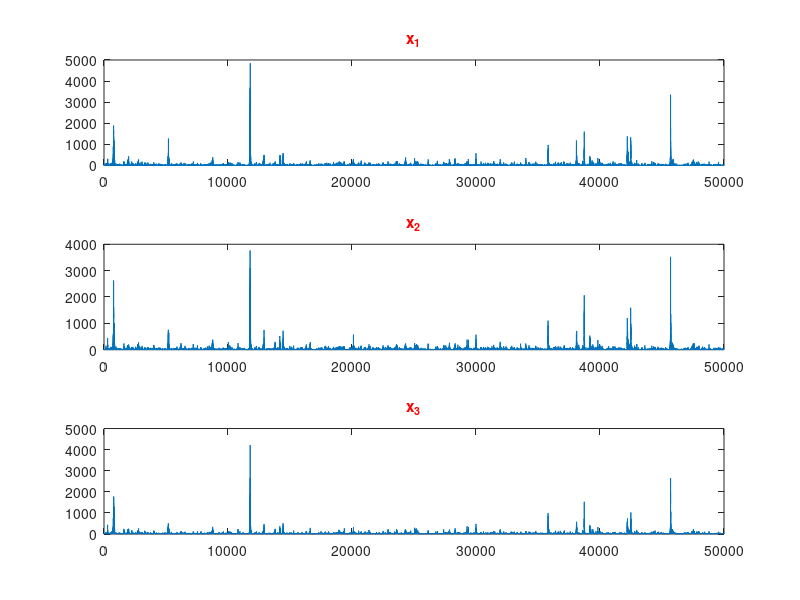

Recreate this plot in MATLAB. (Note: this script raises an error after producing the figure.)
%%%%%%%%%%%%%%%%%%%%
%%%  SIMULATION  %%%
%%%%%%%%%%%%%%%%%%%%
%%%%%%%%%%%%%%%%%%%%%%%%%%%%%%%%%%%%%%%%%%%%%%%%%%%%%%%%%%%%%%%%%%
%%% Tri-dimensional data generated from:                       %%%
%%% x(t) = h(t) * e(t)                                         %%%
%%% e(t) ~ p * LogNormal(-diag(Sigma1)/2,Sigma1) +             %%%
%%%       (1-p) * LogNormal(-diag(Sigma2)/2,Sigma2)            %%%
%%%%%%%%%%%%%%%%%%%%%%%%%%%%%%%%%%%%%%%%%%%%%%%%%%%%%%%%%%%%%%%%%%
clc
close all
clear all

addpath('../Utilities')
filename = '../Data/TrivariateSimulation/Input/tmp.mat';

%%%%%%%%%%%%%%%%%%%%%%
%%% Simulated Data %%%
%%%%%%%%%%%%%%%%%%%%%%
%%%%%%%%%%%%%%%%%%%%%%%%%%%%%%%%%%%
o_GMEM_TRUE = [0.35; 0.59; 0.43];
B_GMEM_TRUE = [0.36 0.07 0.18
               0.10 0.24 0.14
               0.01 0.10 0.41];
A_GMEM_TRUE = [0.21 0.14 0.04
               0.13 0.28 0.09
               0.07 0.08 0.30];
%%%%%%%%%%%%%%%%%%%%%%%%%%%%%%%%%%%

n = 5e4;

p_Mixture = [0.7 0.3];
N_e00 = 5e4;

Sigma1 = [0.4   0.3 0.2
          0.3  0.35 0.25
          0.2  0.25 0.3];

Sigma2 = [0.37  0.15 0.24
          0.15  0.39 0.18
          0.24  0.18 0.25];
      
e1 = exp(mvnrnd(-0.5*diag(Sigma1),Sigma1, N_e00)); % N_e00 * 2
e2 = exp(mvnrnd(-0.5*diag(Sigma2),Sigma2, N_e00)); % N_e00 * 2
e12 = [e1 e2];
mixrand = mnrnd(1, p_Mixture, N_e00);
mix = zeros(0,1);
for i_mix = 1:length(p_Mixture)
    mix = [mix, repmat(mixrand(:,i_mix),1, size(Sigma1,1))];
end
    
e = e12 .* mix;
e = (e(:,1:size(Sigma1,1)) + e(:,size(Sigma1,1)+1:end))'; % 2 * N_e00
clear e1 e2 e12


e = e ./ repmat(mean(e,2),1,N_e00);

e_TRUE = e(:, 1:n);
e_TRUE = e_TRUE ./ repmat(mean(e_TRUE,2),1,n);


%%%%%%%%%%%%%
%%% o,B,A %%%
%%%%%%%%%%%%%
h_TRUE = NaN * e_TRUE;
x_TRUE = NaN * e_TRUE;
h_TRUE(:,1) = [0.2;0.4;0.3];
x_TRUE(:,1) = h_TRUE(:,1) .* e_TRUE(:,1);
for t = 2:n
    h_TRUE(:,t) = o_GMEM_TRUE  + B_GMEM_TRUE * h_TRUE(:,t - 1) ...
        + A_GMEM_TRUE * x_TRUE(:,t - 1);
    x_TRUE(:,t) = h_TRUE(:,t) .* e_TRUE(:,t);
end

figure (1)
subplot(3,1,1)
plot(x_TRUE(1, :))
title('x_{1}','Color','red')

subplot(3,1,2)
plot(x_TRUE(2, :))
title('x_{2}','Color','red')

subplot(3,1,3)
plot(x_TRUE(3, :))
title('x_{3}','Color','red')


clear e e_TRUE h_TRUE i_mix mix mixrand n N_e00 t 

%%

%%%%%%%%%%%%%%%%%%%
% General Options %
%%%%%%%%%%%%%%%%%%%

Options  =  optimset('fmincon');
Options  =  optimset(Options , 'Display'     , 'on');
Options  =  optimset(Options , 'Diagnostics' , 'on');
Options  =  optimset(Options , 'LargeScale'  , 'on');
Options  =  optimset(Options , 'Algorithm', 'interior-point');
%Options  =  optimset(Options , 'Algorithm', 'active-set');
%Options  =  optimset(Options , 'Algorithm', 'sqp');
%Options  =  optimset(Options , 'Algorithm', 'trust-region-reflective'); %default
Options = optimset(Options, 'MaxFunEvals', 10000); %default 3000

d = size(x_TRUE,1);

o_GMEM_0 = [0.20; 0.50; 0.30];
B_GMEM_0 = [0.30  0.12 0.10
            0.04  0.23 0.08
            0.08  0.10 0.24];
A_GMEM_0 = [0.26 0.11 0.08
            0.17 0.27 0.10
            0.03 0.13 0.20];

Sigma_Mat_GMEM_0 = [0.25  0.20 0.10
                    0.20  0.25 0.15
                    0.10  0.15 0.15];

[sd,Corr0] = cov2corr(Sigma_Mat_GMEM_0);  % starting CORRELATION MATRIX
pol = CorrMat2ThetaVec(Corr0);

%%% o,B,A %%%
Params_Initial = [o_GMEM_0' reshape(B_GMEM_0,1,d^2) reshape(A_GMEM_0,1,d^2) sd.^2 pol'];

%%% constraints 
ub_pol = triu (round(pi*1e6)*1e-6 * ones(d) + diag(round(pi*1e6)*1e-6*ones(d-1,1),1) , 1);
ub_pol(ub_pol == 0) = []; 


epsilon = 1e-6;
lb = -ones(length(Params_Initial),1)*Inf;
lb(end - length(ub_pol) - d + 1 : end) = epsilon;

ub = Params_Initial'*Inf;
ub(end - length(ub_pol) + 1 : end) = ub_pol';

clear ub_pol A_GMEM_0 B_GMEM_0 Aneg_GMEM_0 o_GMEM_0 Sigma_Mat_GMEM_0 pol Corr0 sd epsilon NParams

%%
%%%%%%%%%%%%%%%%%
% ML Estimation %
%%%%%%%%%%%%%%%%%
tic;

x = x_TRUE(:,1:3000);

%%% Structure array that contains the specification of the conditional
%%% mean
Str.isdiagB = false;
Str.isdiagA = false;
Str.isdiagAneg = false;
Str.isdiagF = false;
Str.isdiagG = false;
Str.isdiagGneg = false;
Str.x_neg = [];
Str.x_lag = [];
Str.TimeSteps = [];

[Params_Opt,~,~,~,~,~,~] = ...
   fmincon('LogLikGvMEM', Params_Initial, [], [], [], [], lb, ub, [], Options, x, Str);
[I, J] = IJMatrices('LogLikGvMEM_vec', Params_Opt', x, Str);

o_GMEM_MLE     = Params_Opt(1:size(x,1))';
B_GMEM_MLE     = reshape(Params_Opt(size(x,1) + 1 : size(x,1) + size(x,1)^2), size(x,1),size(x,1));
A_GMEM_MLE     = reshape(Params_Opt(size(x,1) + size(x,1)^2 + 1  : size(x,1) + 2*size(x,1)^2),size(x,1),size(x,1));

Sigma_GMEM_MLE = corr2cov(sqrt(Params_Opt(end - size(x,1)*(size(x,1)-1)*0.5 - size(x,1) + 1 : end - size(x,1)*(size(x,1)-1)*0.5)),...
    ThetaVec2CorrMat(Params_Opt(end - size(x,1)*(size(x,1)-1)*0.5 + 1 : end)));

VC_MLE1 =  inv(I) / size(x,2);
VC_MLE2 =  J \ I / J / size(x,2);
if min(min(VC_MLE2 == VC_MLE2')) ~= 1
    VC_MLE2 = 0.5*(VC_MLE2 + VC_MLE2');
end

eta_TRUE = [o_GMEM_TRUE', reshape(B_GMEM_TRUE,1,size(x,1)^2), reshape(A_GMEM_TRUE,1,size(x,1)^2)]';

disp('    TRUE      MLE       sd')
disp([eta_TRUE, Params_Opt(1:end - size(x,1) - size(x,1)*(size(x,1)-1)*0.5)',sqrt(diag(VC_MLE1(1:end - size(x,1) - size(x,1)*(size(x,1)-1)*0.5,1:end - size(x,1) - size(x,1)*(size(x,1)-1)*0.5)))])
clear I J x_TRUE tElapsed Options ub lb Params_Initial ub_pol A_GMEM_0 B_GMEM_0 ...
      Aneg_GMEM_0 o_GMEM_0 Sigma_Mat_GMEM_0 pol Corr0 sd epsilon h_TRUE e  ...
      i_1 F_GMEM_0 xneg_TRUE  
save(filename)